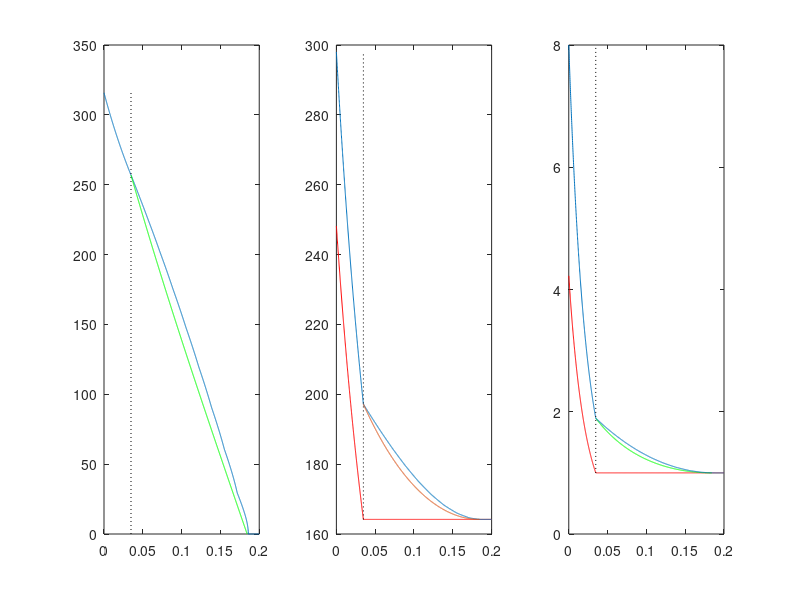

Source code (MATLAB):
function prueba()
global param

param.Solid.rho=490; %particule density 2500 glass / 490 Starch
param.Solid.D=25e-6; %particle diameter mean([83 90])*1-6 86e-6 glass 25e-6 Starch
param.g=9.81; %gravity
param.Cd=0.4; %friction coefficient for particle and air
param.R=8.314; %ideal gas constant
param.Va=50e-6; %Volume of gas reservoir
param.Atube=pi*(3.23E-3/2).^2; %3.23E-3
param.Afinal=7e-2^2;
param.Air.rho=1.14; %air density
param.Air.Cp=29; %air heat capacity
param.Air.T0=298; %initial air temprature
param.Air.P0=8e5; %initial air pressure
param.Air.Pf=1e5; %final air pressure
param.Air.M=29E-3; %molar weight

rhop=param.Solid.rho; %particule density
D=param.Solid.D; %particle diameter
g=param.g; %gravity
%Cd=param.Cd; %friction coefficient for particle and air
R=param.R %ideal gas constant
Va=param.Va %Volume of gas reservoir
Ab=param.Atube
Ac=param.Afinal;
rho=param.Air.rho; %air density
Cp=param.Air.Cp %air heat capacity
Ta0=param.Air.T0 %initial air temperature
Pa0=param.Air.P0 %initial air pressure
Pc=param.Air.Pf %final air pressure
M=param.Air.M %final air pressure

Cv=Cp-R;
gamma=Cp/Cv;
t=0:1e-4:0.2;

%% sonic
v_choked0=sqrt(2*gamma*R*Ta0/((gamma+1)*M));
tau_choked=2*Va/((gamma-1)*Ab*v_choked0);
tau_choked=2*Va/((gamma-1)*Ab*v_choked0)*((gamma+1)/2)^(1/(gamma-1));
t_choked=tau_choked*(sqrt(2/(gamma+1))*(Pa0/Pc)^((gamma-1)/(2*gamma))-1)

v(t<=t_choked)=v_choked0*(1+t(t<=t_choked)/tau_choked).^-1;
Pa(t<=t_choked)=Pa0*(1+t(t<=t_choked)/tau_choked).^(-2*gamma/(gamma-1));
Ta(t<=t_choked)=Ta0*(1+t(t<=t_choked)/tau_choked).^-2;
%dtadt=@(t,Ta)-Ab*R/(Cv*Va)*sqrt(gamma*R/M)*(2/(gamma+1))^((gamma+1)/(2*gamma-2))*Ta.^(3/2);
%[tnum Tanum]=ode23s(dtadt,[t(t<=t_choked)],Ta0);
%Ta(t<=t_choked)=Tanum;
Tb(t<=t_choked)=Ta0*(2/(gamma+1))*(1+t(t<=t_choked)/tau_choked).^-2;
Pb(t<=t_choked)=Pa0*(2/(gamma+1))^(gamma/(gamma-1))*(1+t(t<=t_choked)/tau_choked).^(-2*gamma/(gamma-1));


%% subsonic
Pa0x=Pc*((gamma+1)/(2))^(gamma/(gamma-1))
tau_subsonic=Va/Ab*sqrt(2*M/(gamma*(gamma-1)*R*Ta0))*(Pa0/Pc)^((gamma-1)/(2*gamma))*6.7
t_subsonic=tau_subsonic*atan(sqrt((Pa0x/Pc)^((gamma-1)/gamma)-1))+t_choked
t2=t_choked:1e-4:t_subsonic;
v_subsonic=sqrt(2*gamma*R*Ta0/((gamma-1)*M))*(Pc/Pa0)^((gamma-1)/(2*gamma))*tan((t_subsonic-t2)/tau_subsonic);
P_subsonic=Pc*(sec((t_subsonic-t2)/tau_subsonic)).^(2*gamma/(gamma-1));
T_subsonic=Ta0*(Pc/Pa0)^((gamma-1)/gamma)*(sec((t_subsonic-t2)/tau_subsonic)).^2;
Tbf=Ta0*(Pc/Pa0)^((gamma-1)/gamma);
dtadt=@(t,Ta)-Ab*R/(Cv*Va)*Tbf^(1/(gamma-1))*Ta.^((gamma-2)/(gamma-1)).*sqrt(2*Cp*abs(Ta-Tbf))*(1-1*cast(Tbf>Ta,'double'));
[tnum Tanum]=ode23s(dtadt,[t(t>=t_choked)],Ta0*(1+t_choked/tau_choked).^-2);
Ta(t>=t_choked)=Tanum;
Ta(Ta<Tbf)=Tbf;

Pa(t>=t_choked)=Pa0*(Tanum/Ta0).^(gamma/(gamma-1));
v(t>=t_choked)=sqrt(2*Cp*(Ta(t>=t_choked)-Tbf)/M);
Tb(t>=t_choked)=Ta0*(Pc/Pa0)^((gamma-1)/gamma);
Pb(t>=t_choked)=Pc;
t_disp=t(length(v(v>0))+1)
min(Ta-Tbf)

%% plot data
figure(10)
%------------VELOCITY-------------
subplot(1,3,1)
plot(t,v)
hold on
plot(t_choked*[1 1],[min(v) max(v)],':k')
plot(t2,v_subsonic,'g')
hold off
%---------TEMPERATURE--------------
subplot(1,3,2)
plot(t,Tb,'r')
hold on
plot(t,Ta)
plot(t_choked*[1 1],[min(Ta) max(Ta)],':k')
plot(t2,T_subsonic);
hold off
%--------PRESSURE
subplot(1,3,3)
plot(t,Pb*1E-5,'r')
hold on
plot(t2,P_subsonic*1e-5,'g')
plot(t,Pa*1e-5)
plot(t_choked*[1 1],1E-5*[min(Pa) max(Pa)],':k')
hold off



